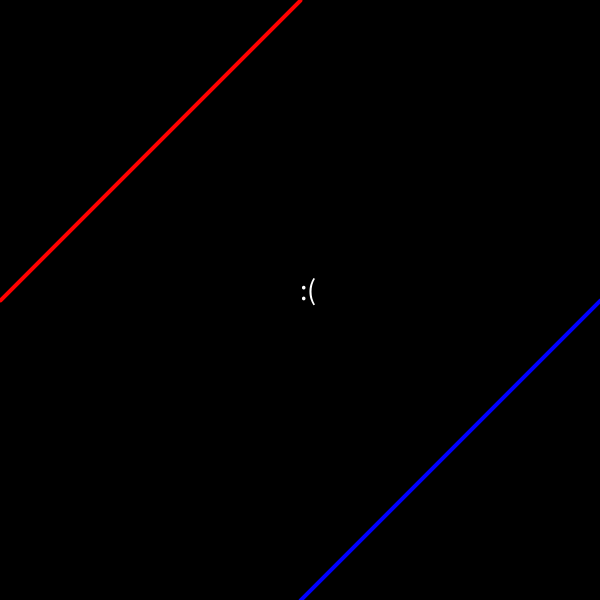
Frame 1 (no input)
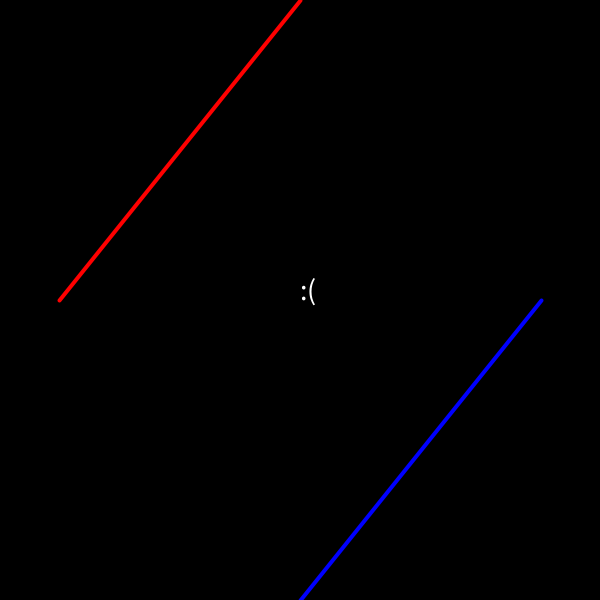
Frame 60 (the mouse pressed at the canvas centre just before this capture)
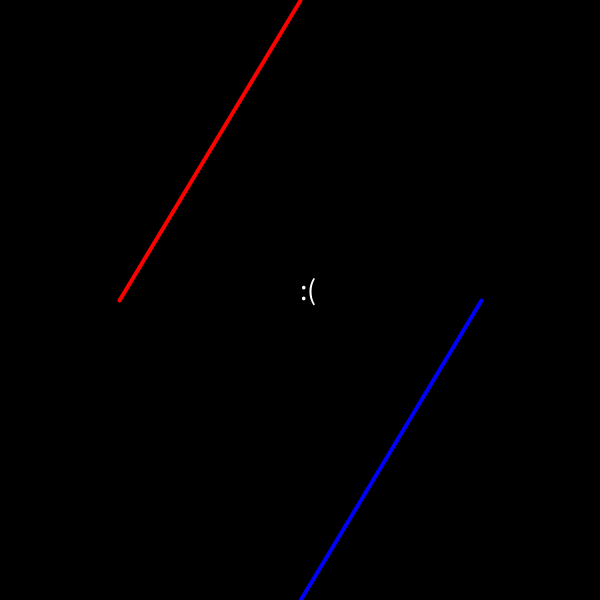
Frame 120 (the mouse held since frame 60 and released just before this capture)

The Processing sketch that drew these frames (run headless with seeded random() and noise(); from frame 60 on, the mouse is pressed at the canvas centre):

// Processing sketch: processing_163966
// ── processing_163966.pde

float uX = 0, uY=600;
boolean goRight = true;
boolean goLeft = true;
float score = 0;
  
void setup(){
   
  size(600,600);
  strokeWeight(4);
  frameRate(500000000);
  
}

 
void keyPressed(){
 float tVecX = 0;
 float tVecY = 300;
 
 float tVecMag = sqrt(tVecX * tVecX + tVecY * tVecY);
 
 float uVecX = uX - width/2;
 float uVecY = height/2 - 0;
 
 float uVecMag = sqrt(uVecX * uVecX + uVecY * uVecY);
 
 float dot = tVecX * uVecX + tVecY * uVecY;
  
 float cosine = dot / (tVecMag * uVecMag);
  
 score = cosine * 100;
   
}
 

  void blueLine()
  {
    if(uX > width) goRight = false;
    else if (uX < 0) goRight = true;
    if(goRight) uX +=1;
    else uX-=1;
  }
  
  void redLine()
  {
    if(uY > width) goLeft = false;
    else if (uY < 0) goLeft = true;
    if(goRight) uY -=1;
    else uY+=1;
  }
  
  void draw(){
 
  background(0);
  stroke(255,0,0);
  line(width/2, 0, uX, height/2);
  
  stroke(0,0,255);
  line(width/2, height, uY, height/2);
  
  blueLine();
  redLine();
  
  textSize(30);
  fill(255);
  if(score>99.9) text(":) Amazing", width/2, height *1/2);
  else text(":(", width/2, height *1/2);

}
